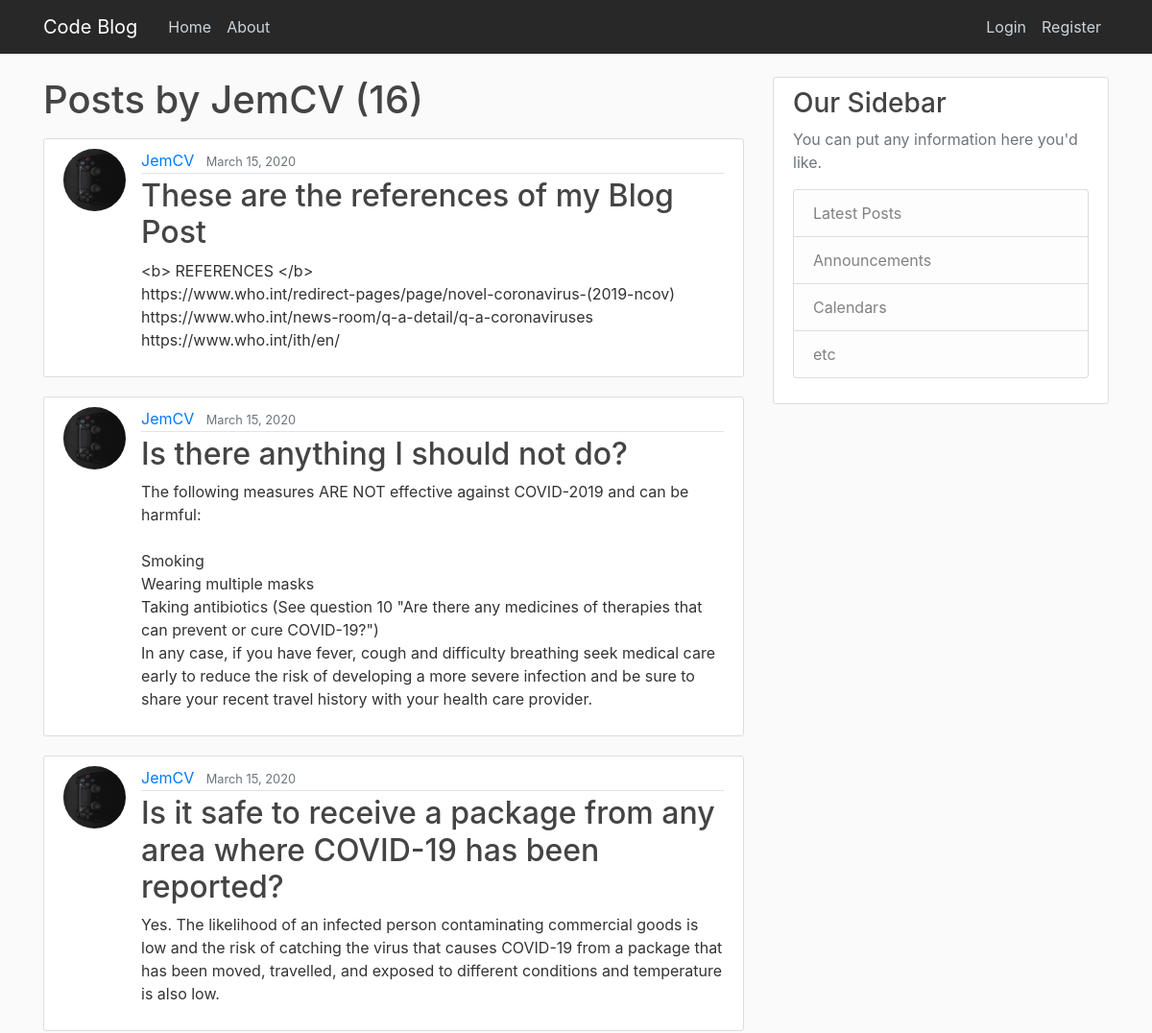
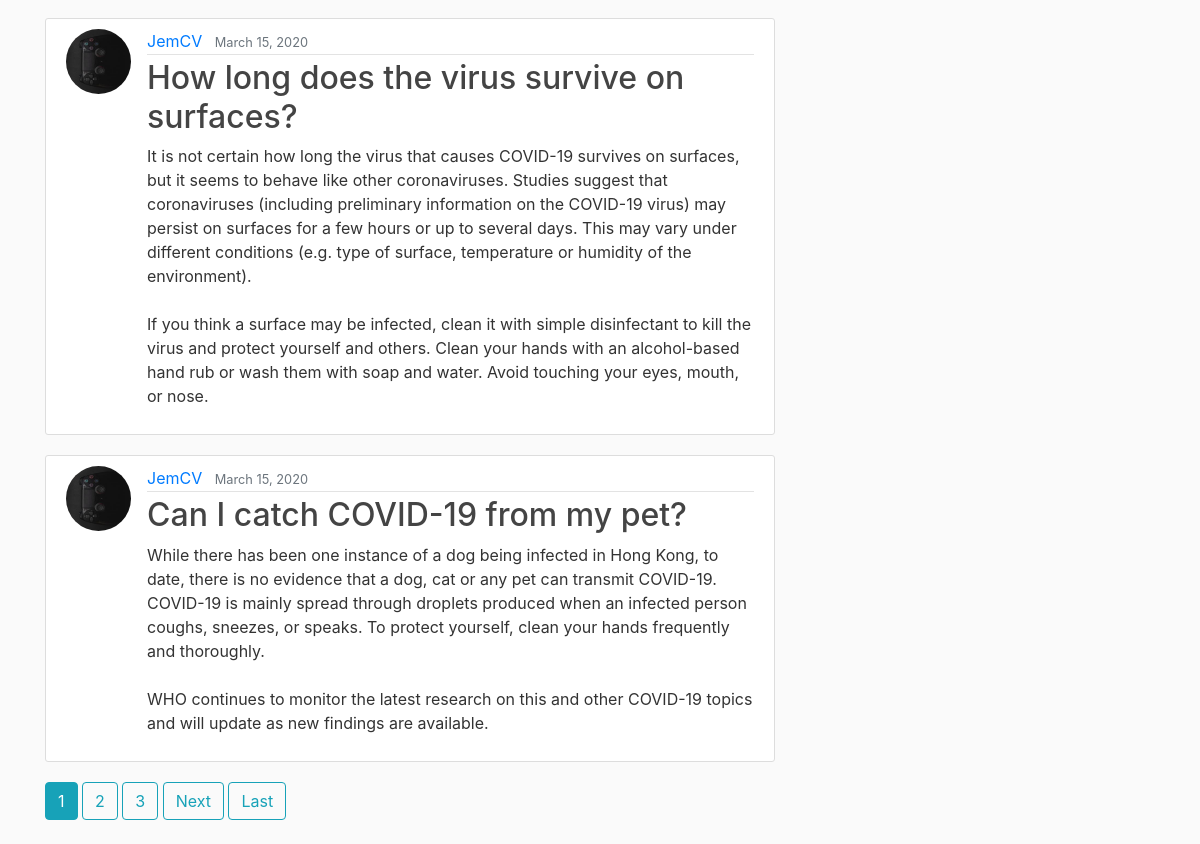
/user/JemCV, run on the app's committed database (2 pictures, top to bottom).
### blog/models.py (models this page shows, shortened)
class Post(models.Model):
	title = models.CharField(max_length=100)
	content = models.TextField()
	date_posted = models.DateTimeField(default=timezone.now)       #(auto_now_add=True)
	author = models.ForeignKey(User, on_delete=models.CASCADE)

### users/models.py (models this page shows, shortened)
class Profile(models.Model):
	user = models.OneToOneField(User, on_delete=models.CASCADE)
	image = models.ImageField(default='default.jpg', upload_to='profile_pics')

### blog/views.py (the view)
# urls.py: path('user/<str:username>', UserPostListView.as_view(), name='user-posts'),
class UserPostListView(ListView):
	model = Post
	template_name = 'blog/user_posts.html' # <app>/<model>_<viewtype>.html
	context_object_name = 'posts'
	paginate_by= 5
	def get_queryset(self):
		user = get_object_or_404(User, username=self.kwargs.get('username'))
		return Post.objects.filter(author=user).order_by('-date_posted')

### blog/templates/blog/user_posts.html (shortened to what this page needs)
{% extends "blog/base.html" %}
{% block content %}
    <h1 class="mb-3">Posts by {{ view.kwargs.username }} ({{ page_obj.paginator.count }})</h1>
    {% for post in posts %}
        <article class="media content-section">
          <img class="rounded-circle article-img" src="{{ post.author.profile.image.url }}">
          <div class="media-body">
            <div class="article-metadata">
              <a class="mr-2" href="{% url 'user-posts' post.author.username %}">{{ post.author }}</a>
              <small class="text-muted">{{ post.date_posted|date:"F d, Y" }}</small>
            </div>
            <h2><a class="article-title" href="{% url 'post-detail' post.id %}">{{ post.title }}</a></h2>
            <p class="article-content">{{ post.content }}</p>
          </div>
        </article>
    {% endfor %}
    {% if is_paginated %}
      {% for num in page_obj.paginator.page_range %}
        {% if page_obj.number == num %}
          <a class="btn btn-info mb-4" href="?page={{ num }}">{{ num }}</a>
        {% elif num > page_obj.number|add:'-3' and num < page_obj.number|add:'3' %}
          <a class="btn btn-outline-info mb-4" href="?page={{ num }}">{{ num }}</a>
        {% endif %}
      {% endfor %}
      {% if page_obj.has_next %}
        <a class="btn btn-outline-info mb-4" href="?page={{ page_obj.next_page_number }}">Next</a>
        <a class="btn btn-outline-info mb-4" href="?page={{ page_obj.paginator.num_pages }}">Last</a>
      {% endif %}
    {% endif %}
{% endblock content %}

### blog/templates/blog/base.html (shortened to what this page needs)
{% load static %}
<!DOCTYPE html>
<html>
<head>
    <link rel="stylesheet" href="https://maxcdn.bootstrapcdn.com/bootstrap/4.0.0/css/bootstrap.min.css">
    <link rel="stylesheet" type="text/css" href="{% static 'blog/main.css'%}">
</head>
<body>
  <header class="site-header">
    <nav class="navbar navbar-expand-md navbar-dark bg-steel fixed-top">
      <div class="container">
        <a class="navbar-brand mr-4" href="{%url 'blog-home'%}">Code Blog</a>
        <div class="collapse navbar-collapse" id="navbarToggle">
          <div class="navbar-nav mr-auto">
            <a class="nav-item nav-link" href="{%url 'blog-home'%}">Home</a>
            <a class="nav-item nav-link" href="{%url 'blog-about'%}">About</a>
          </div>
          <div class="navbar-nav">
            {% if user.is_authenticated %}
              <a class="nav-item nav-link" href="{% url 'post-create' %}">New Post</a>
              <a class="nav-item nav-link" href="{% url 'profile' %}">Profile</a>
              <a class="nav-item nav-link" href="{% url 'logout' %}">Logout</a>
            {% else %}
                <a class="nav-item nav-link" href="{% url 'login' %}">Login</a>
              <a class="nav-item nav-link" href="{% url 'register' %}">Register</a>
            {% endif %}
          </div>
        </div>
      </div>
    </nav>
  </header>
  <main role="main" class="container">
    <div class="row">
      <div class="col-md-8">
      {% block content %}{% endblock content %}
      </div>
      <div class="col-md-4">
        <div class="content-section">
          <h3>Our Sidebar</h3>
          <p class='text-muted'>You can put any information here you'd like.
            <ul class="list-group">
              <li class="list-group-item list-group-item-light">Latest Posts</li>
              <li class="list-group-item list-group-item-light">Announcements</li>
              <li class="list-group-item list-group-item-light">Calendars</li>
              <li class="list-group-item list-group-item-light">etc</li>
            </ul>
          </p>
        </div>
      </div>
    </div>
  </body>
</html>

### blog/static/blog/main.css (style rules this page uses)
body { background: #fafafa; color: #333333; margin-top: 5rem; }
h1, h2, h3, h4, h5, h6 { color: #444444; }
ul { margin: 0; }
.bg-steel { background-color: #282828; }
.site-header .navbar-nav .nav-link { color: #cbd5db; }
.content-section { background: #ffffff; padding: 10px 20px; border: 1px solid #dddddd; border-radius: 3px; margin-bottom: 20px; }
.article-title { color: #444444; }
.article-content { white-space: pre-line; }
.article-img { height: 65px; width: 65px; margin-right: 16px; }
.article-metadata { padding-bottom: 1px; margin-bottom: 4px; border-bottom: 1px solid #e3e3e3 }

### data on the page
Post: author.profile.image (picture), author "JemCV", date_posted "March 15, 2020", title "These are the references of my Blog Post", content "<b> REFERENCES </b> https://www.who.int/redirect-pages/page/novel-coronavirus-(2019-ncov) https://www.who.int/news-room/q-a-detail/q-a-coronaviruses https://www.who.int/ith/en/"
Post: author.profile.image (picture), author "JemCV", date_posted "March 15, 2020", title "Is there anything I should not do?", content "The following measures ARE NOT effective against COVID-2019 and can be harmful: Smoking Wearing multiple masks Taking antibiotics (See question 10 \"Are there any medicines of therapies that can prevent or cure COVID-19?\") In any case, if you have fever, cough and difficulty breathing seek medical care early to reduce the risk of developing a more severe infection and be sure to share your recent travel history with your health care provider."
Post: author.profile.image (picture), author "JemCV", date_posted "March 15, 2020", title "Is it safe to receive a package from any area where COVID-19 has been reported?", content "Yes. The likelihood of an infected person contaminating commercial goods is low and the risk of catching the virus that causes COVID-19 from a package that has been moved, travelled, and exposed to different conditions and temperature is also low."
Post: author.profile.image (picture), author "JemCV", date_posted "March 15, 2020", title "How long does the virus survive on surfaces?", content "It is not certain how long the virus that causes COVID-19 survives on surfaces, but it seems to behave like other coronaviruses. Studies suggest that coronaviruses (including preliminary information on the COVID-19 virus) may persist on surfaces for a few hours or up to several days. This may vary under different conditions (e.g. type of surface, temperature or humidity of the environment). If you think a surface may be infected, clean it with simple disinfectant to kill the virus and protect yourself and others. Clean your hands with an alcohol-based hand rub or wash them with soap and water. Avoid touching your eyes, mouth, or nose."
Post: author.profile.image (picture), author "JemCV", date_posted "March 15, 2020", title "Can I catch COVID-19 from my pet?", content "While there has been one instance of a dog being infected in Hong Kong, to date, there is no evidence that a dog, cat or any pet can transmit COVID-19. COVID-19 is mainly spread through droplets produced when an infected person coughs, sneezes, or speaks. To protect yourself, clean your hands frequently and thoroughly. WHO continues to monitor the latest research on this and other COVID-19 topics and will update as new findings are available."

### other printed values
{{ view.kwargs.username }} "JemCV"
{{ page_obj.paginator.count }} "16"
{{ num }} "1"
{{ num }} "2" "3"
